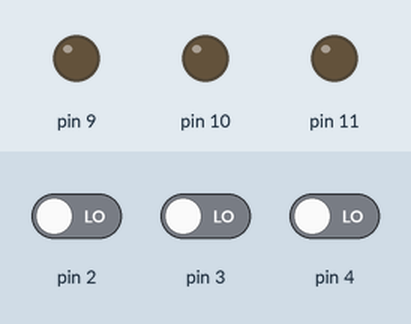
This sketch was run on a simulated Arduino Uno, built with avr-gcc and run on an emulated ATmega328P. Shown: output pins drawn as LEDs (lit = HIGH). The test bench sets the inputs (shaded band); at power-on: pin 2 LOW, pin 3 LOW, pin 4 LOW.

Above: at 1.2 s.
1.3 s: pin 2 driven HIGH
At 2.0 s:
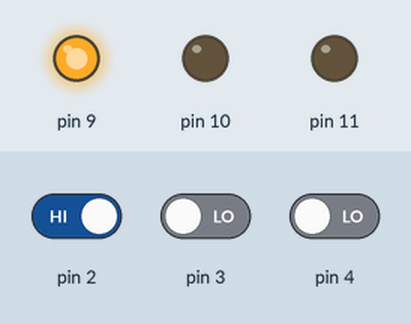
2.8 s: pin 3 driven HIGH
At 3.2 s:
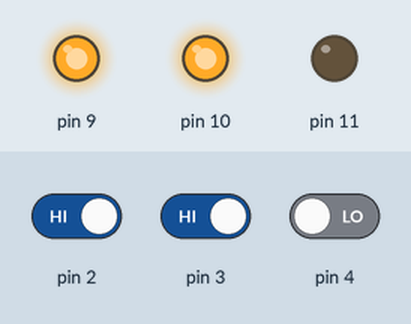
4.3 s: pin 4 driven HIGH
At 5.5 s:
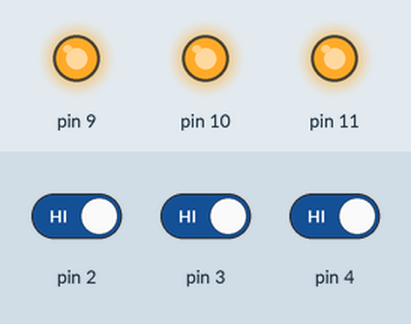
5.8 s: pin 2 driven LOW
At 6.6 s:
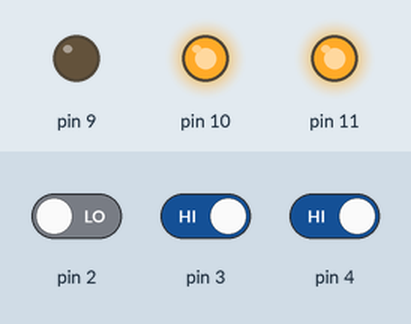
7.3 s: pin 3 driven LOW
At 7.8 s:
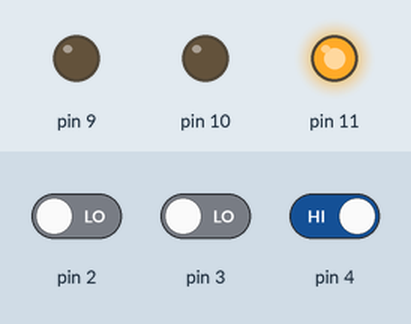
8.8 s: pin 2 driven HIGH
At 10.1 s:
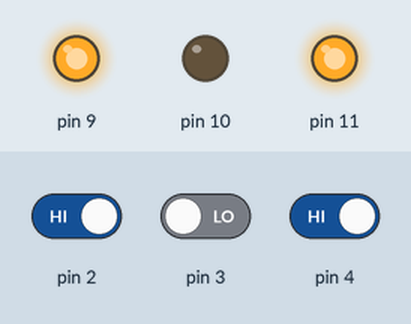
Timing chart, 0 to 11.3 s (numbered marks = the images above; inputs shaded):
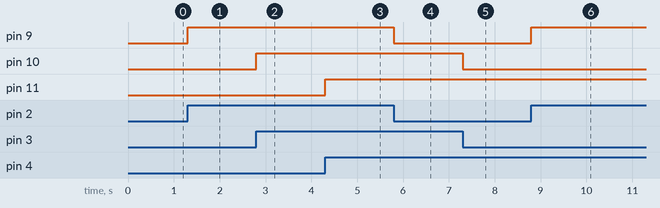

Measured:
- after the input at 1.3 s, pin 9: LOW → HIGH at once
- after the input at 2.8 s, pin 10: LOW → HIGH at once
- after the input at 4.3 s, pin 11: LOW → HIGH at once
- after the input at 5.8 s, pin 9: HIGH → LOW at once
- after the input at 7.3 s, pin 10: HIGH → LOW at once
- after the input at 8.8 s, pin 9: LOW → HIGH at once

The sketch:

arduino9.ino
```cpp
void setup(){

    pinMode(9, OUTPUT);
    pinMode(10, OUTPUT);
    pinMode(11, OUTPUT);

    pinMode(2, INPUT);
    pinMode(3, INPUT);
    pinMode(4, INPUT);
}

void loop(){
    if (digitalRead(2)==HIGH){
        digitalWrite(9, HIGH);
    }
    else{
        digitalWrite(9, LOW);
    }
    if (digitalRead(3)==HIGH){
        digitalWrite(10, HIGH);
    }
    else{
        digitalWrite(10, LOW);
    }
    if (digitalRead(4)==HIGH){
        digitalWrite(11, HIGH);
    }
    else{
        digitalWrite(11, LOW);
    }
}
```
